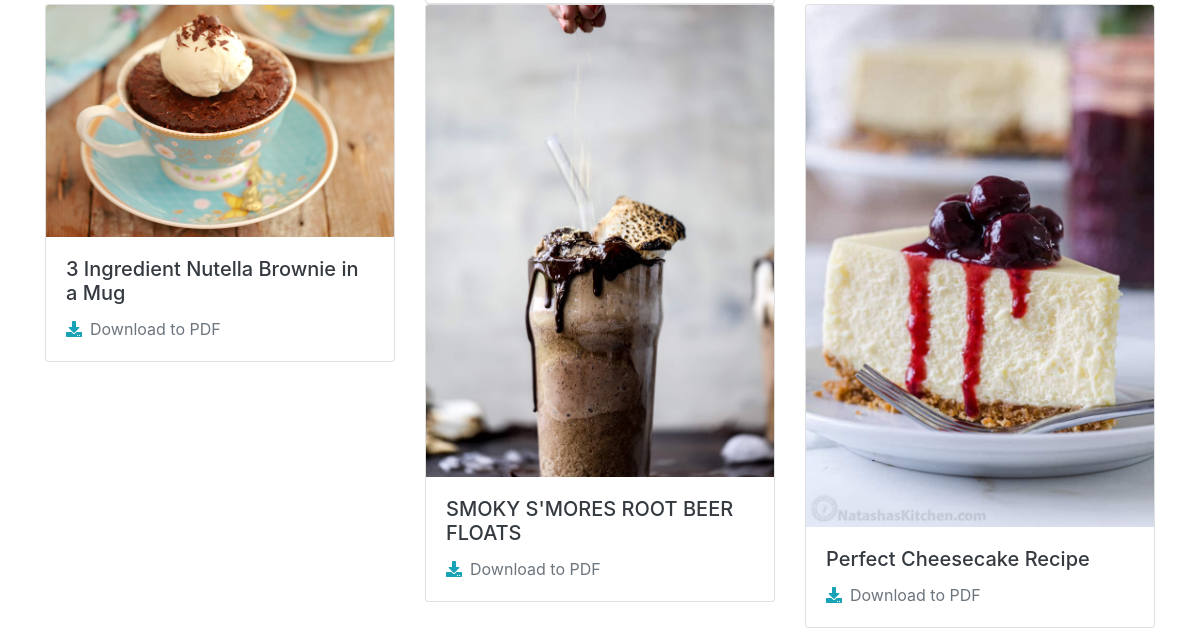
/home/ (signed in, lower part), run on an earlier commit of the app's database.
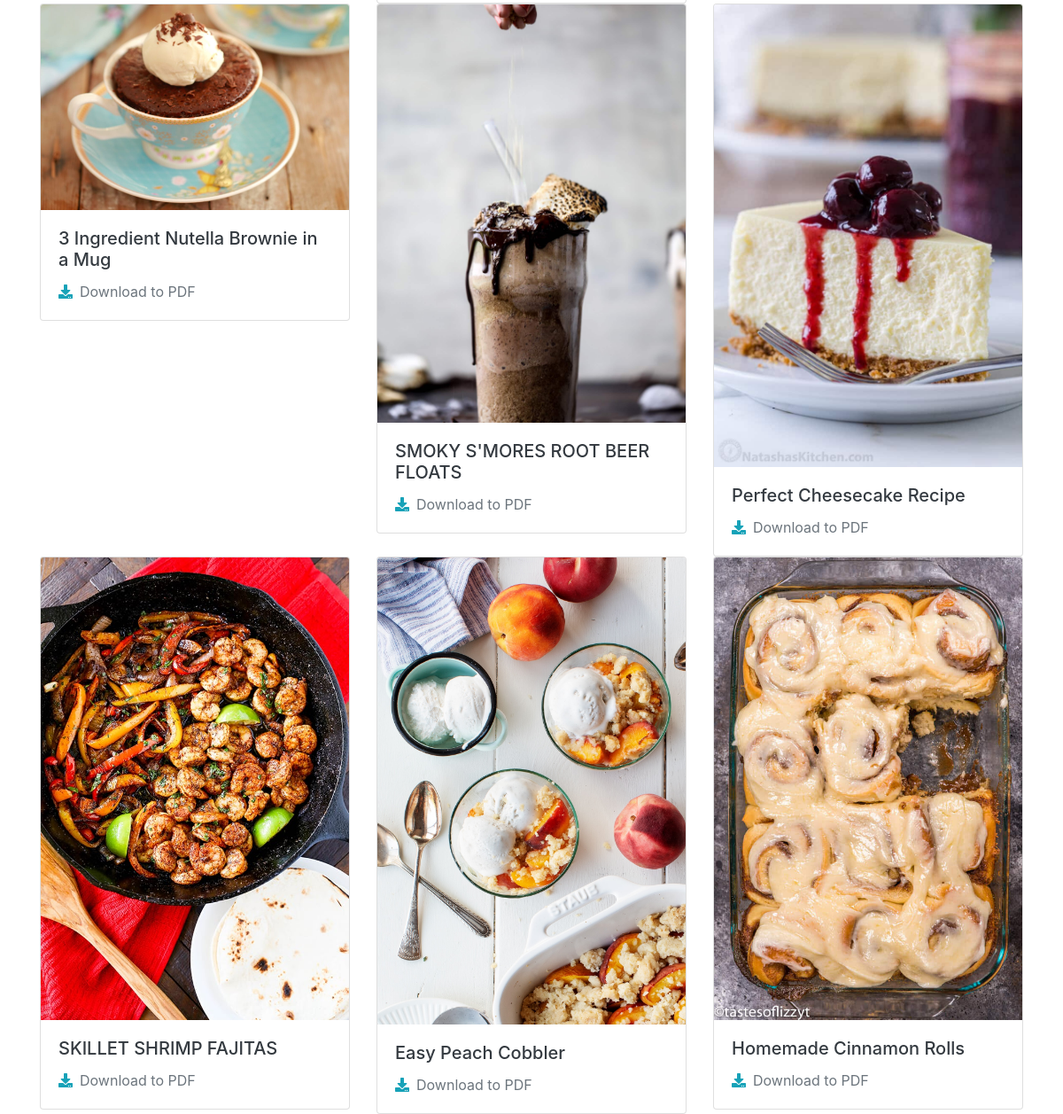
And on a later commit of the database.
### recipeApp/models.py (models this page shows, shortened)
class Recipe(models.Model):
    user_name = models.ForeignKey(User, on_delete=models.CASCADE, default=1)
    name = models.CharField(max_length=200)
    description = models.TextField()
    total_time = models.CharField(max_length=200)
    image = models.ImageField(default='recipe.jpg', upload_to='recipe_pics')
    ingredients = models.TextField()
    instructions = models.TextField()
    notes = models.TextField()

### recipeApp/views.py (the view)
# urls.py: path('', views.index, name="index"),
def index(request):
    recipes = Recipe.objects.all()
    search_name = request.GET.get('search_name')
    if search_name != '' and search_name is not None:
        recipes = recipes.filter(name__icontains=search_name)
    return render(request, 'recipeApp/index.html', {'recipes': recipes})

### recipeApp/templates/recipeApp/index.html (shortened to what this page needs)
{% extends 'recipeApp/base.html' %}
{% block body %}
{% if user.is_authenticated %}
<div class="container">
    <div class="row">
        {% for recipe in recipes%}
        <div class=" col-md-4 col-sm-6 col-12">
            <div class="card">
                <a href="{% url 'recipeApp:recipe' recipe.id %}">
                    <img class="card-img-top" src="{{recipe.image.url}}" alt="Card image cap">
              <div class="card-body">
                <h5 class="card-title text-dark">{{recipe.name}}</h5>
                  </a>
                  <a href="{%url 'recipeApp:recipe_pdf' recipe.id%}" class=" card-link text-secondary"><i class="fas mr-2 text-info fa-download"></i></i>Download to PDF</a>
              </div>
            </div>
        </div>
        {% endfor %}
{% endif %}
{% endblock %}

### recipeApp/templates/recipeApp/base.html (shortened to what this page needs)
{% load static %}
<!doctype html>
<html lang="en">
<head>
    <link rel="stylesheet" href="{% static 'recipeApp/style.css' %}">
    <link rel="stylesheet" href="https://stackpath.bootstrapcdn.com/bootstrap/4.5.2/css/bootstrap.min.css">
    <link rel="stylesheet" href="https://use.fontawesome.com/releases/v5.15.1/css/all.css">
    <script src="https://stackpath.bootstrapcdn.com/bootstrap/4.2.1/js/bootstrap.min.js"></script></head>
<body>
{% block body %}
{% endblock %}
</body>
</html>

### recipeApp/static/recipeApp/style.css (style rules this page uses)
html, body { font-family: 'Roboto', sans-serif; }

What changed in the data, as far as the page shows it:
added Recipe: image (picture), name "SKILLET SHRIMP FAJITAS"
added Recipe: image (picture), name "Easy Peach Cobbler"
added Recipe: image (picture), name "Homemade Cinnamon Rolls"
